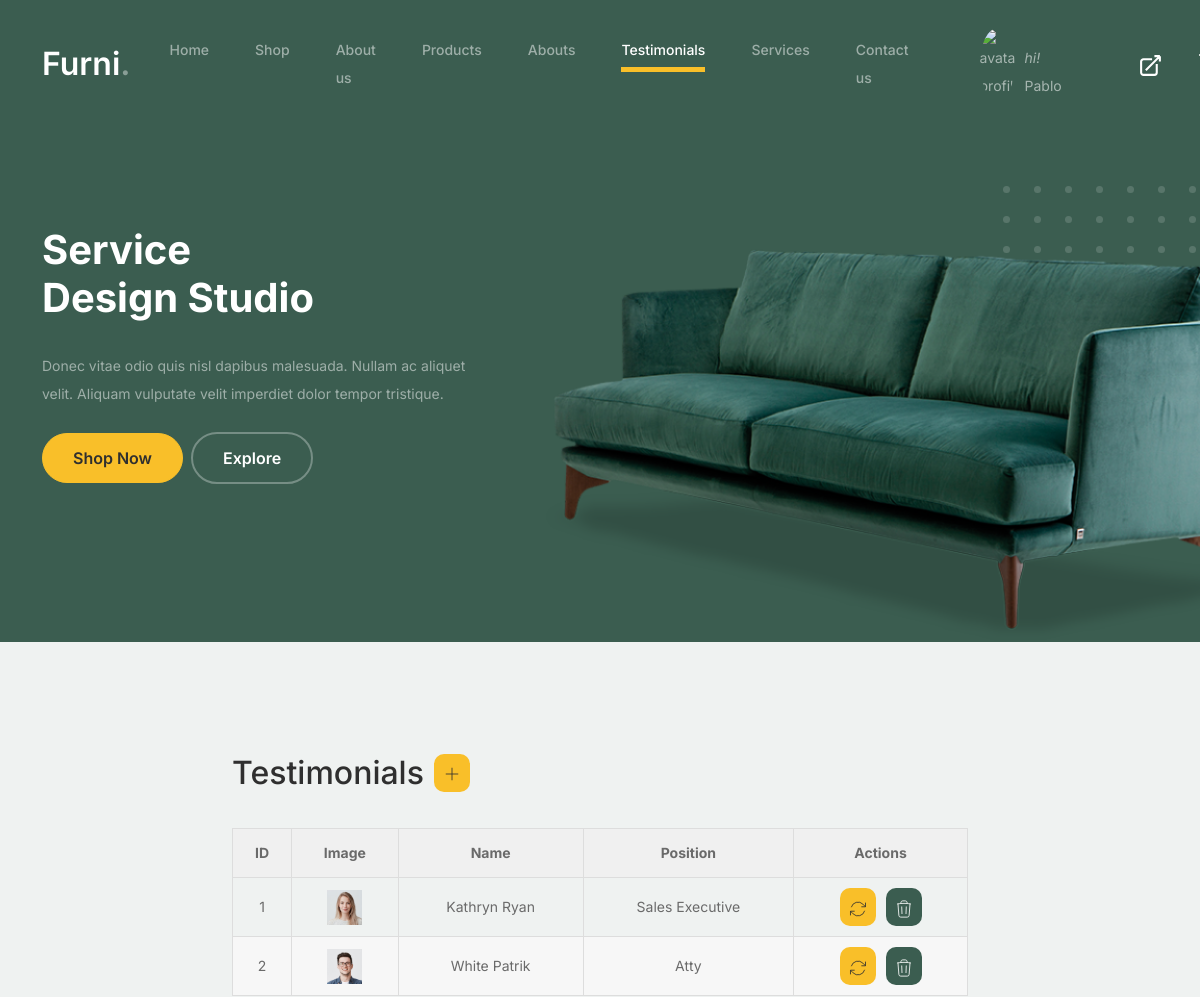
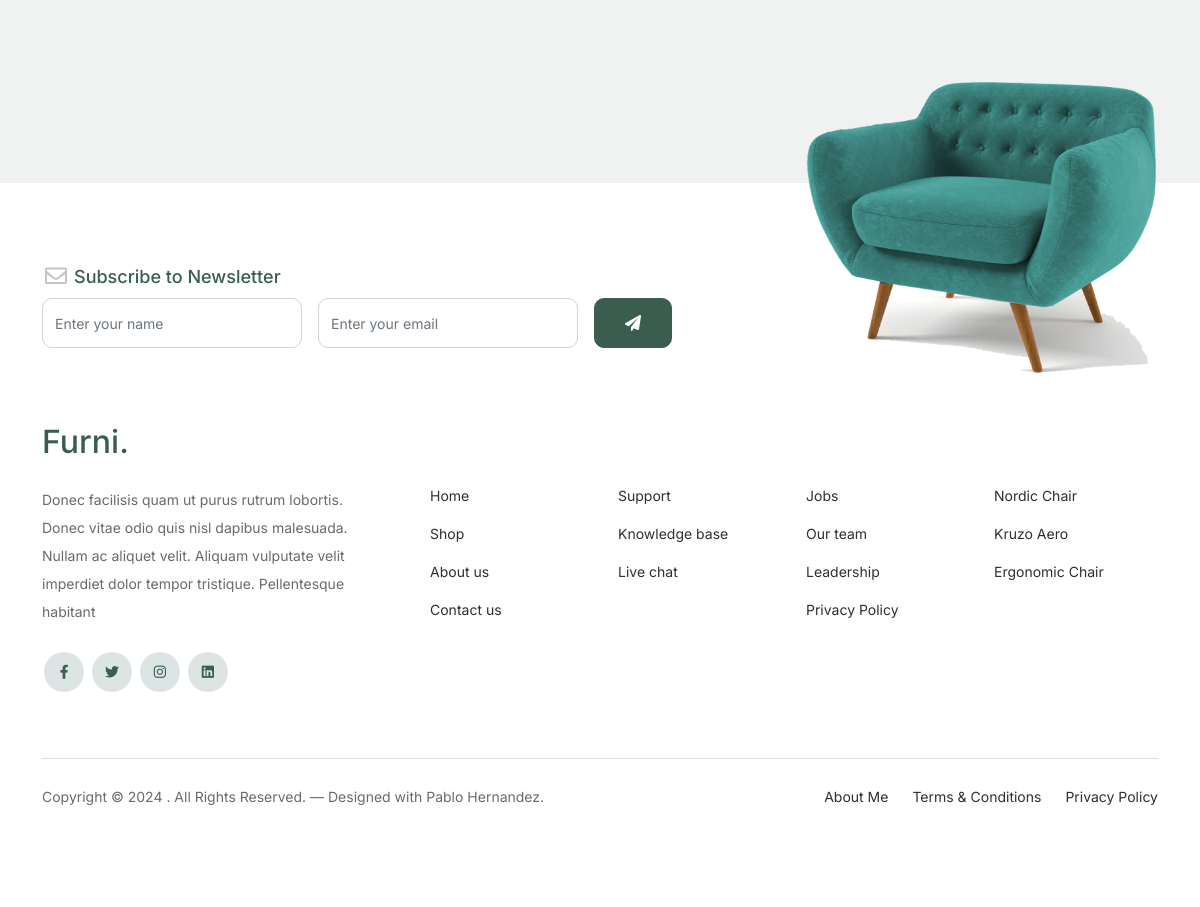
Page /testimonials/ (signed in) on the committed database (2 pictures, top to bottom).
### models/models.py (models this page shows, shortened)
class Testimonial(models.Model):
    first_name = models.CharField(max_length=100)
    last_name = models.CharField(max_length=100)
    position = models.CharField(max_length=100)
    testimonial = models.TextField(default="")
    image_url = models.CharField(max_length=2083, default="")
    class Meta:
        verbose_name_plural = "Testimonials"
        verbose_name = "Testimonial"

### models/views.py (the view)
# urls.py: path("testimonials/", Testimonials.as_view(), name="testimonials"),
class Testimonials(CustomLoginRequiredMixin, ListView):
    model = Testimonial
    template_name = "testimonials.html"

### models/views.py (called while the page is built)
    def dispatch(self, request, *args, **kwargs):
        user = request.user
        if not user.is_authenticated:
            messages.warning(request, "You must be logged in to view this page")
            return self.handle_no_permission()
        return super(CustomLoginRequiredMixin, self).dispatch(request, *args, **kwargs)

### models/templates/testimonials.html (shortened to what this page needs)
{% extends 'index.html' %}
{% block static %}
	{% load static %}
{% endblock static %}
{% block nav %}
	<li><a class="nav-link" href="{% url 'home' %}">Home</a></li>
	<li><a class="nav-link" href="{% url 'shop' %}">Shop</a></li>
	<li><a class="nav-link" href="{% url 'about' %}">About us</a></li>
  <li><a class="nav-link" href="{% url 'products' %}">Products</a></li>
  <li><a class="nav-link" href="{% url 'abouts' %}">Abouts</a></li>
	<li class="nav-item active">
		<a class="nav-link" href="{% url 'testimonials' %}">Testimonials</a>
	</li>
  <li><a class="nav-link" href="{% url 'services' %}">Services</a></li>
	<li><a class="nav-link" href="{% url 'contact' %}">Contact us</a></li>
{% endblock nav %}
{% block hero %}
<div class="hero">
  <div class="container">
    <div class="row justify-content-between">
    	<div class="col-lg-5">
    		<div class="intro-excerpt">
    			<h1>Service <br/><span clsas="d-block">Design Studio</span></h1>
    			<p class="mb-4">Donec vitae odio quis nisl dapibus malesuada. Nullam ac aliquet velit. Aliquam vulputate velit imperdiet dolor tempor tristique.</p>
    			<p><a href="" class="btn btn-secondary me-2">Shop Now</a><a href="#" class="btn btn-white-outline">Explore</a></p>
    		</div>
    	</div>
    	<div class="col-lg-7">
    		<div class="hero-img-wrap">
    			<img src="{% static 'images/couch.png' %}" class="img-fluid">
    		</div>
    	</div>
    </div>
  </div>
</div>
{% endblock hero %}
{% block content %}
	<div class="untree_co-section">
		<div class="container">
	  	<div class="block">
        <div class="row justify-content-center mb-5">
          <div class="col-md-8 col-lg-8 pb-4">
					  <div class="row mb-2">
              <div class="title-table" >
                <h2 class="section-title">Testimonials</h2>
                <a class="btn-table btn-secondary" href="{% url 'testimonialCreate' %}">
                  <svg xmlns="http://www.w3.org/2000/svg" fill="none" viewBox="0 0 24 24" strokeWidth=2 stroke="currentColor" class="icon-table">
                    <path strokeLinecap="round" strokeLinejoin="round" d="M12 4.5v15m7.5-7.5h-15" />
                  </svg>
                </a>
              </div>
					  </div>
            <table>
              <tr>
                <th>ID</th>
                <th>Image</th>
                <th>Name</th>
                <th>Position</th>
                <th>Actions</th>
              </tr>
              {% for testimonial in testimonial_list %}
              <tr>
                <td>{{testimonial.id}}</td>
                <td><img class="img-table" src="{% static 'images/'|add:testimonial.image_url %}" alt="" /></td>
                <td>{{testimonial.first_name}} {{testimonial.last_name}}</td>
                <td>{{testimonial.position}}</td>
                <td>
                  <div class="actions-table" >
                    <a class="btn-table btn-secondary" href="{% url 'testimonialUpdate' testimonial.id %}">
                    </a>
                    <a class="btn-table btn-primary" href="{% url 'testimonialDelete' testimonial.id %}">
                    </a>
                  </div>
                </td>
              </tr>
              {% endfor %}
            </table>
          </div>
        </div>
			</div>
	  </div>
	</div>
{% endblock content %}

### models/templates/index.html (shortened to what this page needs)
<!DOCTYPE html>
<html lang="es">
  <head>
    {% block static %} {% load static %} {% endblock static %}
    <link href="{% static 'css/bootstrap.min.css' %}" rel="stylesheet" />
    <link
      href="https://cdnjs.cloudflare.com/ajax/libs/font-awesome/6.0.0-beta3/css/all.min.css"
      rel="stylesheet"
    />
    <link href="{% static 'css/tiny-slider.css' %}" rel="stylesheet" />
    <link href="{% static 'css/style.css' %}" rel="stylesheet" />
  </head>
  <body>
    <nav class="custom-navbar navbar navbar navbar-expand-md navbar-dark bg-dark" arial-label="Furni navigation bar">
      <div class="container">
        <a class="navbar-brand" href="{% url 'home' %}">Furni<span>.</span></a>
        <div class="collapse navbar-collapse" id="navbarsFurni">
          <ul class="custom-navbar-nav navbar-nav ms-auto mb-2 mb-md-0">
            {% block nav %}{% endblock nav %}
          </ul>
          {% if user.is_authenticated %}
          <ul class="custom-navbar-cta navbar-nav mb-2 mb-md-0 ms-5">
            <li>
              <a class="nav-link nav-user" href="{% url 'profile' %}">
                <img class="img-avatar-nav" src="{{request.session.avatar}}" alt="avatar profile" />
                <p class="nav-name"><em class="hi">hi!</em>  {{user.first_name}}</p>
              </a>
            </li>
          </ul>
          {% endif %}
          <ul class="custom-navbar-cta navbar-nav mb-2 mb-md-0 ms-5">
            {% if user.is_authenticated %}
            <li>
              <a class="nav-link" href="{% url 'logout' %}">
                <svg
                  xmlns="http://www.w3.org/2000/svg"
                  fill="none"
                  viewBox="0 0 24 24"
                  strokeWidth="2"
                  stroke="currentColor"
                  class="icon-logout"
                >
                  <path
                    strokeLinecap="round"
                    strokeLinejoin="round"
                    d="M13.5 6H5.25A2.25 2.25 0 0 0 3 8.25v10.5A2.25 2.25 0 0 0 5.25 21h10.5A2.25 2.25 0 0 0 18 18.75V10.5m-10.5 6L21 3m0 0h-5.25M21 3v5.25"
                  />
                </svg>
              </a>
            </li>
            {% else %}
            <li>
              <a class="nav-link" href="{% url 'login' %}">
                <img src="{% static 'images/user.svg' %}" />
              </a>
            </li>
            {% endif %}
            <li>
              <a class="nav-link" href="{% url 'cart' %}">
              </a>
            </li>
          </ul>
        </div>
      </div>
    </nav>
    {% block hero %}{% endblock hero %}
    {% block content %}{% endblock content%}
    <footer class="footer-section">
      <div class="container relative">
        <div class="sofa-img">
          <img
            src="{% static 'images/sofa.png' %}"
            alt="Image"
            class="img-fluid"
          />
        </div>
        <div class="row">
          <div class="col-lg-8">
            <div class="subscription-form">
              <h3 class="d-flex align-items-center">
                <span class="me-1"
                  ><img
                    src="{% static 'images/envelope-outline.svg' %}"
                    alt="Image"
                    class="img-fluid" /></span
                ><span>Subscribe to Newsletter</span>
              </h3>
              <form action="#" class="row g-3">
                <div class="col-auto">
                  <input
                    type="text"
                    class="form-control"
                    placeholder="Enter your name"
                  />
                </div>
                <div class="col-auto">
                  <input
                    type="email"
                    class="form-control"
                    placeholder="Enter your email"
                  />
                </div>
                <div class="col-auto">
                  <button class="btn btn-primary">
                    <span class="fa fa-paper-plane"></span>
                  </button>
                </div>
              </form>
            </div>
          </div>
        </div>
        <div class="row g-5 mb-5">
          <div class="col-lg-4">
            <div class="mb-4 footer-logo-wrap">
              <a href="#" class="footer-logo">Furni<span>.</span></a>
            </div>
            <p class="mb-4">
              Donec facilisis quam ut purus rutrum lobortis. Donec vitae odio
              quis nisl dapibus malesuada. Nullam ac aliquet velit. Aliquam
              vulputate velit imperdiet dolor tempor tristique. Pellentesque
              habitant
            </p>
            <ul class="list-unstyled custom-social">
              <li>
                <a href="#"><span class="fa fa-brands fa-facebook-f"></span></a>
              </li>
              <li>
                <a href="#"><span class="fa fa-brands fa-twitter"></span></a>
              </li>
              <li>
                <a href="#"><span class="fa fa-brands fa-instagram"></span></a>
              </li>
              <li>
                <a href="#"><span class="fa fa-brands fa-linkedin"></span></a>
              </li>
            </ul>
          </div>
          <div class="col-lg-8">
            <div class="row links-wrap">
              <div class="col-6 col-sm-6 col-md-3">
                <ul class="list-unstyled">
                  <li><a href="{% url 'home' %}">Home</a></li>
                  <li><a href="{% url 'shop' %}">Shop</a></li>
                  <li><a href="{% url 'about' %}">About us</a></li>
                  <li><a href="{% url 'contact' %}">Contact us</a></li>
                </ul>
              </div>
              <div class="col-6 col-sm-6 col-md-3">
                <ul class="list-unstyled">
                  <li><a href="#">Support</a></li>
                  <li><a href="#">Knowledge base</a></li>
                  <li><a href="#">Live chat</a></li>
                </ul>
              </div>
              <div class="col-6 col-sm-6 col-md-3">
                <ul class="list-unstyled">
                  <li><a href="#">Jobs</a></li>
                  <li><a href="#">Our team</a></li>
                  <li><a href="#">Leadership</a></li>
                  <li><a href="#">Privacy Policy</a></li>
                </ul>
              </div>
              <div class="col-6 col-sm-6 col-md-3">
                <ul class="list-unstyled">
                  <li><a href="#">Nordic Chair</a></li>
                  <li><a href="#">Kruzo Aero</a></li>
                  <li><a href="#">Ergonomic Chair</a></li>
                </ul>
              </div>
            </div>
          </div>
        </div>
        <div class="border-top copyright">
          <div class="row pt-4">
            <div class="col-lg-6">
              <p class="mb-2 text-center text-lg-start">
                Copyright &copy;
                . All Rights Reserved. &mdash; Designed with Pablo Hernandez.
              </p>
            </div>
            <div class="col-lg-6 text-center text-lg-end">
              <ul class="list-unstyled d-inline-flex ms-auto">
                <li class="me-4"><a href="{% url 'aboutMe' %}">About Me</a></li>
                <li class="me-4"><a href="#">Terms &amp; Conditions</a></li>
                <li><a href="#">Privacy Policy</a></li>
              </ul>
            </div>
          </div>
        </div>
      </div>
    </footer>
  </body>
</html>

### rows in the picture
Testimonial: id "1", image_url (picture), first_name "Kathryn", last_name "Ryan", position "Sales Executive"
Testimonial: id "2", image_url (picture), first_name "White", last_name "Patrik", position "Atty"

### other values in the picture
{{ user.first_name }} "Pablo"
